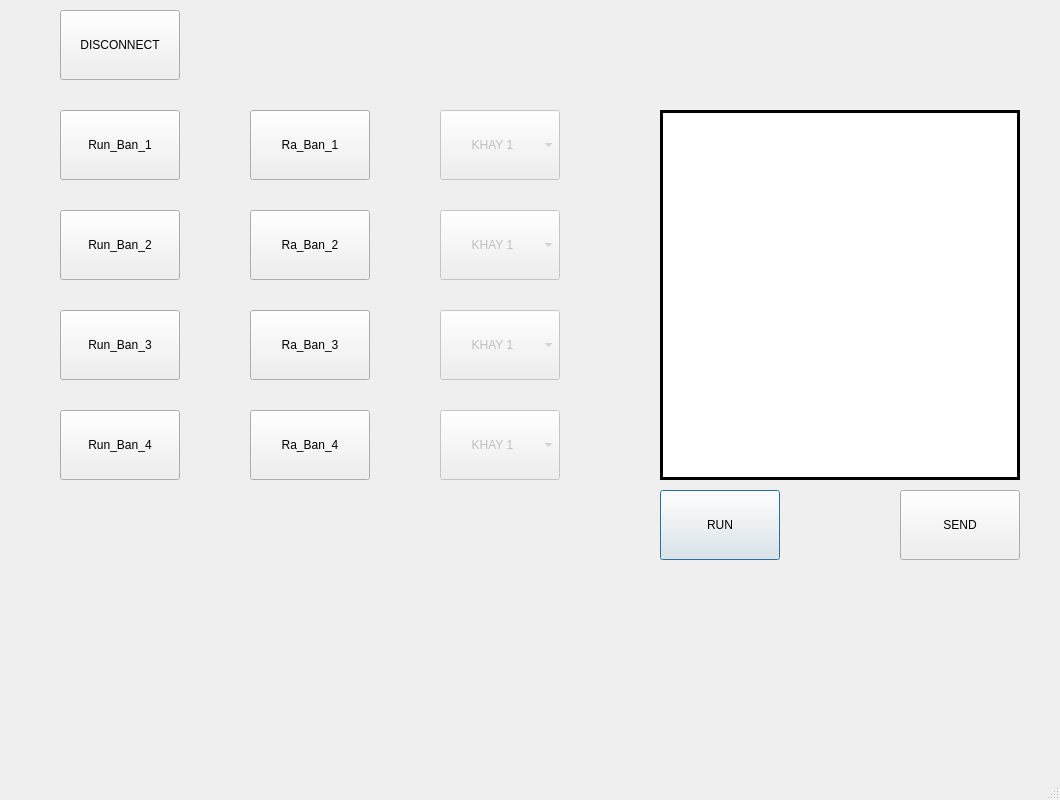
<?xml version="1.0" encoding="UTF-8"?>
<ui version="4.0">
 <class>MainWindow</class>
 <widget class="QMainWindow" name="MainWindow">
  <property name="geometry">
   <rect>
    <x>0</x>
    <y>0</y>
    <width>1060</width>
    <height>800</height>
   </rect>
  </property>
  <property name="windowTitle">
   <string>MainWindow</string>
  </property>
  <property name="animated">
   <bool>false</bool>
  </property>
  <widget class="QWidget" name="centralwidget">
   <widget class="QPushButton" name="Btn_Run_Ban_1">
    <property name="geometry">
     <rect>
      <x>60</x>
      <y>110</y>
      <width>120</width>
      <height>70</height>
     </rect>
    </property>
    <property name="text">
     <string>Run_Ban_1</string>
    </property>
    <property name="checkable">
     <bool>true</bool>
    </property>
    <property name="autoDefault">
     <bool>false</bool>
    </property>
    <property name="default">
     <bool>false</bool>
    </property>
   </widget>
   <widget class="QTextBrowser" name="txt_order_index_0">
    <property name="geometry">
     <rect>
      <x>660</x>
      <y>110</y>
      <width>360</width>
      <height>370</height>
     </rect>
    </property>
    <property name="frameShape">
     <enum>QFrame::Box</enum>
    </property>
    <property name="frameShadow">
     <enum>QFrame::Plain</enum>
    </property>
    <property name="lineWidth">
     <number>3</number>
    </property>
    <property name="readOnly">
     <bool>true</bool>
    </property>
    <property name="html">
     <string>&lt;!DOCTYPE HTML PUBLIC &quot;-//W3C//DTD HTML 4.0//EN&quot; &quot;http://www.w3.org/TR/REC-html40/strict.dtd&quot;&gt;
&lt;html&gt;&lt;head&gt;&lt;meta name=&quot;qrichtext&quot; content=&quot;1&quot; /&gt;&lt;style type=&quot;text/css&quot;&gt;
p, li { white-space: pre-wrap; }
&lt;/style&gt;&lt;/head&gt;&lt;body style=&quot; font-family:'MS Shell Dlg 2'; font-size:7.8pt; font-weight:400; font-style:normal;&quot;&gt;
&lt;p style=&quot;-qt-paragraph-type:empty; margin-top:0px; margin-bottom:0px; margin-left:0px; margin-right:0px; -qt-block-indent:0; text-indent:0px;&quot;&gt;&lt;br /&gt;&lt;/p&gt;&lt;/body&gt;&lt;/html&gt;</string>
    </property>
   </widget>
   <widget class="QPushButton" name="Btn_Run_Ban_2">
    <property name="geometry">
     <rect>
      <x>60</x>
      <y>210</y>
      <width>120</width>
      <height>70</height>
     </rect>
    </property>
    <property name="text">
     <string>Run_Ban_2</string>
    </property>
    <property name="checkable">
     <bool>true</bool>
    </property>
    <property name="autoDefault">
     <bool>false</bool>
    </property>
    <property name="default">
     <bool>false</bool>
    </property>
   </widget>
   <widget class="QPushButton" name="Btn_Run_Ban_3">
    <property name="geometry">
     <rect>
      <x>60</x>
      <y>310</y>
      <width>120</width>
      <height>70</height>
     </rect>
    </property>
    <property name="text">
     <string>Run_Ban_3</string>
    </property>
    <property name="checkable">
     <bool>true</bool>
    </property>
    <property name="autoDefault">
     <bool>false</bool>
    </property>
    <property name="default">
     <bool>false</bool>
    </property>
   </widget>
   <widget class="QPushButton" name="Btn_Run_Ban_4">
    <property name="geometry">
     <rect>
      <x>60</x>
      <y>410</y>
      <width>120</width>
      <height>70</height>
     </rect>
    </property>
    <property name="text">
     <string>Run_Ban_4</string>
    </property>
    <property name="checkable">
     <bool>true</bool>
    </property>
    <property name="autoDefault">
     <bool>false</bool>
    </property>
    <property name="default">
     <bool>false</bool>
    </property>
   </widget>
   <widget class="QPushButton" name="Btn_Ra_Ban_1">
    <property name="enabled">
     <bool>true</bool>
    </property>
    <property name="geometry">
     <rect>
      <x>250</x>
      <y>110</y>
      <width>120</width>
      <height>70</height>
     </rect>
    </property>
    <property name="text">
     <string>Ra_Ban_1</string>
    </property>
    <property name="checkable">
     <bool>true</bool>
    </property>
    <property name="checked">
     <bool>false</bool>
    </property>
    <property name="autoRepeat">
     <bool>true</bool>
    </property>
    <property name="autoExclusive">
     <bool>false</bool>
    </property>
    <property name="autoRepeatDelay">
     <number>300</number>
    </property>
    <property name="autoDefault">
     <bool>false</bool>
    </property>
    <property name="default">
     <bool>false</bool>
    </property>
    <property name="flat">
     <bool>false</bool>
    </property>
   </widget>
   <widget class="QPushButton" name="Btn_Ra_Ban_2">
    <property name="geometry">
     <rect>
      <x>250</x>
      <y>210</y>
      <width>120</width>
      <height>70</height>
     </rect>
    </property>
    <property name="text">
     <string>Ra_Ban_2</string>
    </property>
    <property name="checkable">
     <bool>true</bool>
    </property>
    <property name="checked">
     <bool>false</bool>
    </property>
    <property name="autoRepeat">
     <bool>false</bool>
    </property>
    <property name="autoExclusive">
     <bool>false</bool>
    </property>
    <property name="autoDefault">
     <bool>false</bool>
    </property>
    <property name="default">
     <bool>false</bool>
    </property>
   </widget>
   <widget class="QPushButton" name="Btn_Ra_Ban_3">
    <property name="geometry">
     <rect>
      <x>250</x>
      <y>310</y>
      <width>120</width>
      <height>70</height>
     </rect>
    </property>
    <property name="text">
     <string>Ra_Ban_3</string>
    </property>
    <property name="checkable">
     <bool>true</bool>
    </property>
    <property name="autoDefault">
     <bool>false</bool>
    </property>
    <property name="default">
     <bool>false</bool>
    </property>
   </widget>
   <widget class="QPushButton" name="Btn_Ra_Ban_4">
    <property name="geometry">
     <rect>
      <x>250</x>
      <y>410</y>
      <width>120</width>
      <height>70</height>
     </rect>
    </property>
    <property name="text">
     <string>Ra_Ban_4</string>
    </property>
    <property name="checkable">
     <bool>true</bool>
    </property>
    <property name="autoDefault">
     <bool>false</bool>
    </property>
    <property name="default">
     <bool>false</bool>
    </property>
   </widget>
   <widget class="QPushButton" name="Btn_Send">
    <property name="geometry">
     <rect>
      <x>900</x>
      <y>490</y>
      <width>120</width>
      <height>70</height>
     </rect>
    </property>
    <property name="text">
     <string>SEND</string>
    </property>
    <property name="autoDefault">
     <bool>false</bool>
    </property>
   </widget>
   <widget class="QComboBox" name="cbBox_Khay_index_1">
    <property name="enabled">
     <bool>false</bool>
    </property>
    <property name="geometry">
     <rect>
      <x>440</x>
      <y>110</y>
      <width>120</width>
      <height>70</height>
     </rect>
    </property>
    <property name="cursor">
     <cursorShape>ArrowCursor</cursorShape>
    </property>
    <property name="contextMenuPolicy">
     <enum>Qt::NoContextMenu</enum>
    </property>
    <property name="currentText">
     <string>        KHAY 1 </string>
    </property>
    <property name="maxVisibleItems">
     <number>20</number>
    </property>
    <property name="insertPolicy">
     <enum>QComboBox::NoInsert</enum>
    </property>
    <property name="sizeAdjustPolicy">
     <enum>QComboBox::AdjustToContentsOnFirstShow</enum>
    </property>
    <property name="iconSize">
     <size>
      <width>50</width>
      <height>50</height>
     </size>
    </property>
    <property name="duplicatesEnabled">
     <bool>false</bool>
    </property>
    <item>
     <property name="text">
      <string>        KHAY 1 </string>
     </property>
    </item>
    <item>
     <property name="text">
      <string>        KHAY 2</string>
     </property>
    </item>
   </widget>
   <widget class="QPushButton" name="Btn_Run">
    <property name="enabled">
     <bool>true</bool>
    </property>
    <property name="geometry">
     <rect>
      <x>660</x>
      <y>490</y>
      <width>120</width>
      <height>70</height>
     </rect>
    </property>
    <property name="text">
     <string>RUN</string>
    </property>
    <property name="checkable">
     <bool>false</bool>
    </property>
    <property name="checked">
     <bool>false</bool>
    </property>
    <property name="autoRepeat">
     <bool>true</bool>
    </property>
    <property name="autoRepeatDelay">
     <number>100</number>
    </property>
    <property name="autoDefault">
     <bool>false</bool>
    </property>
    <property name="default">
     <bool>true</bool>
    </property>
    <property name="flat">
     <bool>false</bool>
    </property>
   </widget>
   <widget class="QComboBox" name="cbBox_Khay_index_2">
    <property name="enabled">
     <bool>false</bool>
    </property>
    <property name="geometry">
     <rect>
      <x>440</x>
      <y>210</y>
      <width>120</width>
      <height>70</height>
     </rect>
    </property>
    <property name="cursor">
     <cursorShape>ArrowCursor</cursorShape>
    </property>
    <property name="contextMenuPolicy">
     <enum>Qt::NoContextMenu</enum>
    </property>
    <property name="currentText">
     <string>        KHAY 1 </string>
    </property>
    <property name="maxVisibleItems">
     <number>20</number>
    </property>
    <property name="insertPolicy">
     <enum>QComboBox::NoInsert</enum>
    </property>
    <property name="sizeAdjustPolicy">
     <enum>QComboBox::AdjustToContentsOnFirstShow</enum>
    </property>
    <property name="iconSize">
     <size>
      <width>50</width>
      <height>50</height>
     </size>
    </property>
    <property name="duplicatesEnabled">
     <bool>false</bool>
    </property>
    <item>
     <property name="text">
      <string>        KHAY 1 </string>
     </property>
    </item>
    <item>
     <property name="text">
      <string>        KHAY 2</string>
     </property>
    </item>
   </widget>
   <widget class="QComboBox" name="cbBox_Khay_index_3">
    <property name="enabled">
     <bool>false</bool>
    </property>
    <property name="geometry">
     <rect>
      <x>440</x>
      <y>310</y>
      <width>120</width>
      <height>70</height>
     </rect>
    </property>
    <property name="cursor">
     <cursorShape>ArrowCursor</cursorShape>
    </property>
    <property name="contextMenuPolicy">
     <enum>Qt::NoContextMenu</enum>
    </property>
    <property name="currentText">
     <string>        KHAY 1 </string>
    </property>
    <property name="maxVisibleItems">
     <number>20</number>
    </property>
    <property name="insertPolicy">
     <enum>QComboBox::NoInsert</enum>
    </property>
    <property name="sizeAdjustPolicy">
     <enum>QComboBox::AdjustToContentsOnFirstShow</enum>
    </property>
    <property name="iconSize">
     <size>
      <width>50</width>
      <height>50</height>
     </size>
    </property>
    <property name="duplicatesEnabled">
     <bool>false</bool>
    </property>
    <item>
     <property name="text">
      <string>        KHAY 1 </string>
     </property>
    </item>
    <item>
     <property name="text">
      <string>        KHAY 2</string>
     </property>
    </item>
   </widget>
   <widget class="QComboBox" name="cbBox_Khay_index_4">
    <property name="enabled">
     <bool>false</bool>
    </property>
    <property name="geometry">
     <rect>
      <x>440</x>
      <y>410</y>
      <width>120</width>
      <height>70</height>
     </rect>
    </property>
    <property name="cursor">
     <cursorShape>ArrowCursor</cursorShape>
    </property>
    <property name="contextMenuPolicy">
     <enum>Qt::NoContextMenu</enum>
    </property>
    <property name="currentText">
     <string>        KHAY 1 </string>
    </property>
    <property name="maxVisibleItems">
     <number>20</number>
    </property>
    <property name="insertPolicy">
     <enum>QComboBox::NoInsert</enum>
    </property>
    <property name="sizeAdjustPolicy">
     <enum>QComboBox::AdjustToContentsOnFirstShow</enum>
    </property>
    <property name="iconSize">
     <size>
      <width>50</width>
      <height>50</height>
     </size>
    </property>
    <property name="duplicatesEnabled">
     <bool>false</bool>
    </property>
    <item>
     <property name="text">
      <string>        KHAY 1 </string>
     </property>
    </item>
    <item>
     <property name="text">
      <string>        KHAY 2</string>
     </property>
    </item>
   </widget>
   <widget class="QPushButton" name="Btn_Cnt_MQTT">
    <property name="geometry">
     <rect>
      <x>60</x>
      <y>10</y>
      <width>120</width>
      <height>70</height>
     </rect>
    </property>
    <property name="layoutDirection">
     <enum>Qt::LeftToRight</enum>
    </property>
    <property name="text">
     <string>DISCONNECT</string>
    </property>
    <property name="checkable">
     <bool>true</bool>
    </property>
    <property name="autoDefault">
     <bool>false</bool>
    </property>
   </widget>
  </widget>
  <widget class="QMenuBar" name="menubar">
   <property name="geometry">
    <rect>
     <x>0</x>
     <y>0</y>
     <width>1060</width>
     <height>26</height>
    </rect>
   </property>
  </widget>
  <widget class="QStatusBar" name="statusbar"/>
 </widget>
 <resources/>
 <connections>
  <connection>
   <sender>Btn_Run_Ban_1</sender>
   <signal>clicked()</signal>
   <receiver>MainWindow</receiver>
   <slot>slot1()</slot>
   <hints>
    <hint type="sourcelabel">
     <x>95</x>
     <y>140</y>
    </hint>
    <hint type="destinationlabel">
     <x>234</x>
     <y>115</y>
    </hint>
   </hints>
  </connection>
  <connection>
   <sender>Btn_Run_Ban_2</sender>
   <signal>clicked()</signal>
   <receiver>MainWindow</receiver>
   <slot>slot1()</slot>
   <hints>
    <hint type="sourcelabel">
     <x>99</x>
     <y>237</y>
    </hint>
    <hint type="destinationlabel">
     <x>230</x>
     <y>221</y>
    </hint>
   </hints>
  </connection>
  <connection>
   <sender>Btn_Run_Ban_3</sender>
   <signal>clicked()</signal>
   <receiver>MainWindow</receiver>
   <slot>slot1()</slot>
   <hints>
    <hint type="sourcelabel">
     <x>110</x>
     <y>338</y>
    </hint>
    <hint type="destinationlabel">
     <x>207</x>
     <y>322</y>
    </hint>
   </hints>
  </connection>
  <connection>
   <sender>Btn_Run_Ban_4</sender>
   <signal>clicked()</signal>
   <receiver>MainWindow</receiver>
   <slot>slot1()</slot>
   <hints>
    <hint type="sourcelabel">
     <x>117</x>
     <y>441</y>
    </hint>
    <hint type="destinationlabel">
     <x>205</x>
     <y>425</y>
    </hint>
   </hints>
  </connection>
  <connection>
   <sender>Btn_Run</sender>
   <signal>clicked()</signal>
   <receiver>MainWindow</receiver>
   <slot>slot1()</slot>
   <hints>
    <hint type="sourcelabel">
     <x>759</x>
     <y>544</y>
    </hint>
    <hint type="destinationlabel">
     <x>831</x>
     <y>556</y>
    </hint>
   </hints>
  </connection>
  <connection>
   <sender>Btn_Ra_Ban_2</sender>
   <signal>clicked()</signal>
   <receiver>MainWindow</receiver>
   <slot>slot2()</slot>
   <hints>
    <hint type="sourcelabel">
     <x>313</x>
     <y>242</y>
    </hint>
    <hint type="destinationlabel">
     <x>399</x>
     <y>213</y>
    </hint>
   </hints>
  </connection>
  <connection>
   <sender>Btn_Ra_Ban_3</sender>
   <signal>clicked()</signal>
   <receiver>MainWindow</receiver>
   <slot>slot2()</slot>
   <hints>
    <hint type="sourcelabel">
     <x>306</x>
     <y>343</y>
    </hint>
    <hint type="destinationlabel">
     <x>415</x>
     <y>317</y>
    </hint>
   </hints>
  </connection>
  <connection>
   <sender>Btn_Ra_Ban_4</sender>
   <signal>clicked()</signal>
   <receiver>MainWindow</receiver>
   <slot>slot2()</slot>
   <hints>
    <hint type="sourcelabel">
     <x>321</x>
     <y>445</y>
    </hint>
    <hint type="destinationlabel">
     <x>406</x>
     <y>422</y>
    </hint>
   </hints>
  </connection>
  <connection>
   <sender>Btn_Ra_Ban_1</sender>
   <signal>toggled(bool)</signal>
   <receiver>cbBox_Khay_index_1</receiver>
   <slot>setEnabled(bool)</slot>
   <hints>
    <hint type="sourcelabel">
     <x>355</x>
     <y>170</y>
    </hint>
    <hint type="destinationlabel">
     <x>463</x>
     <y>155</y>
    </hint>
   </hints>
  </connection>
  <connection>
   <sender>Btn_Ra_Ban_1</sender>
   <signal>clicked()</signal>
   <receiver>MainWindow</receiver>
   <slot>slot2()</slot>
   <hints>
    <hint type="sourcelabel">
     <x>317</x>
     <y>138</y>
    </hint>
    <hint type="destinationlabel">
     <x>395</x>
     <y>84</y>
    </hint>
   </hints>
  </connection>
  <connection>
   <sender>Btn_Ra_Ban_2</sender>
   <signal>clicked(bool)</signal>
   <receiver>cbBox_Khay_index_2</receiver>
   <slot>setEnabled(bool)</slot>
   <hints>
    <hint type="sourcelabel">
     <x>359</x>
     <y>271</y>
    </hint>
    <hint type="destinationlabel">
     <x>468</x>
     <y>275</y>
    </hint>
   </hints>
  </connection>
  <connection>
   <sender>Btn_Ra_Ban_3</sender>
   <signal>clicked(bool)</signal>
   <receiver>cbBox_Khay_index_3</receiver>
   <slot>setEnabled(bool)</slot>
   <hints>
    <hint type="sourcelabel">
     <x>352</x>
     <y>387</y>
    </hint>
    <hint type="destinationlabel">
     <x>479</x>
     <y>373</y>
    </hint>
   </hints>
  </connection>
  <connection>
   <sender>Btn_Ra_Ban_4</sender>
   <signal>clicked(bool)</signal>
   <receiver>cbBox_Khay_index_4</receiver>
   <slot>setEnabled(bool)</slot>
   <hints>
    <hint type="sourcelabel">
     <x>361</x>
     <y>468</y>
    </hint>
    <hint type="destinationlabel">
     <x>444</x>
     <y>476</y>
    </hint>
   </hints>
  </connection>
  <connection>
   <sender>Btn_Cnt_MQTT</sender>
   <signal>clicked()</signal>
   <receiver>MainWindow</receiver>
   <slot>slot3()</slot>
   <hints>
    <hint type="sourcelabel">
     <x>179</x>
     <y>67</y>
    </hint>
    <hint type="destinationlabel">
     <x>233</x>
     <y>44</y>
    </hint>
   </hints>
  </connection>
 </connections>
 <slots>
  <slot>slot1()</slot>
  <slot>slot2()</slot>
  <slot>slot3()</slot>
 </slots>
</ui>
